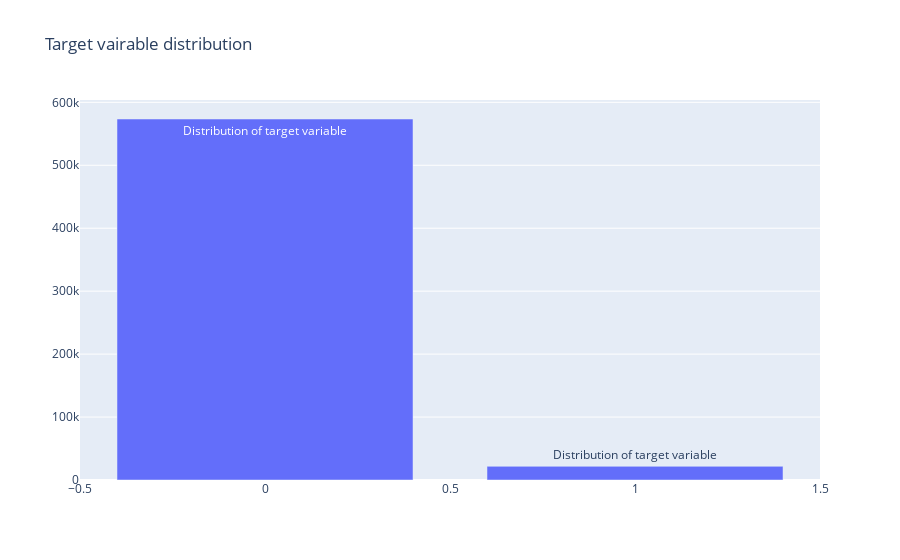

Here is the notebook cell this chart was saved with:
### Code cell
data = [go.Bar(
            x = train["target"].value_counts().index.values,
            y = train["target"].value_counts().values,
            text = 'Distribution of target variable'
)]

layout = go.Layout(
    title = 'Target vairable distribution'
)

fig = go.Figure(data=data, layout=layout)

py.iplot(fig, filename='basic-bar')

### Figure 1 — Plotly figure (JSON) as saved in the notebook; plotly's stock layout.template omitted (floating-point values rounded to 4 significant figures)
{"data": [{"text": "Distribution of target variable", "type": "bar", "x": [0, 1], "y": [573518, 21694]}], "layout": {"title": {"text": "Target vairable distribution"}}}
